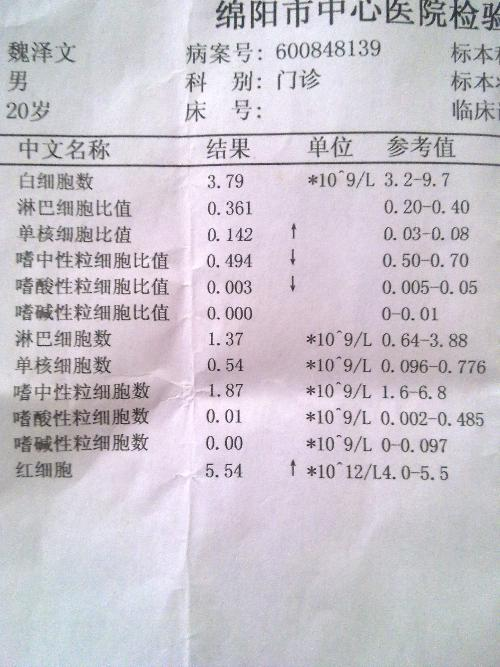
#> input picture flaskocr/upload/bloodtest11.jpg, 500 x 667 px
$ python -i image_processor.py   (imports and definitions only)   (older library calls are emulated)
#> lines starting #> are read from the running program, lines starting #| are printed output that depends on the picture; after the words box and inside, x2 and y2 are one past the last pixel; in counts of white or black regions, pixels touching at a corner belong together
import numpy as np
import cv2
from PIL import Image
from sklearn.mixture import GaussianMixture

class ShadowRemover():

    def __init__(self):
        # Default algorithmic parameters
        self.stride = 20;                 # Number of pixels to skip when performing local analysis
        self.blockSize = self.stride;     # Size of overlapping blocks in local analysis
        self.numOfClusters = 4;           # Number of clusters used for local analysis
        self.maxIters = 100;              # Maximum number of iterations used as stopping condition for GMM clustering.
        self.emEps = 0.1;                # Epsilon threshold used as stopping condition for GMM clustering.
        self.diffThres = 30;
        self.clearThres = 40;


    # [7 lines left out: function GetBlock, not called in this run]

    def PutBlock(self, x, y, newImg, newBlock):
        for i in range(y, y + len(newBlock)):
            newImg[i][x:x+len(newBlock[i - y])] = newBlock[i - y]

    # [55 lines left out: functions ClusterBlock, RemoveShadow, not called in this run]


class ImageProcessor():

    def __init__(self):
        self.shadowRemover = ShadowRemover()

    def findMatrices(self, matrix, edge):
        matrices = [matrix]
        left = [matrix]
        right = [matrix]
        bot = [matrix]
        top = [matrix]

        moveRight = lambda m: np.insert(np.delete(m,0,1), -1, 0, axis=1)
        moveLeft = lambda m: np.insert(np.delete(m,-1,1), 0, 0, axis=1)
        moveTop = lambda m: np.insert(np.delete(m,-1,0), 0, 0, axis=0)
        moveBot = lambda m: np.insert(np.delete(m,0,0), -1, 0, axis=0)

        def loop_side(l, f):
            for _ in range(len(l)):
                m = l.pop(0)
                m = f(m)
                l.append(m)
                matrices.append(m)

        for i in range(1, edge + 1):
            loop_side(right, moveRight)
            loop_side(left, moveLeft)
            loop_side(top, moveTop)
            loop_side(bot, moveBot)

            leftTop = moveTop(left[0])
            left.insert(0, leftTop)
            top.insert(0, leftTop)
            matrices.append(leftTop)

            rightTop = moveTop(right[0])
            right.insert(0, rightTop)
            top.append(rightTop)
            matrices.append(rightTop)

            leftBot = moveBot(left[-1])
            left.append(leftBot)
            bot.insert(0, leftBot)
            matrices.append(leftBot)

            rightBot = moveTop(right[-1])
            right.append(rightBot)
            top.append(rightBot)
            matrices.append(rightBot)

        return matrices

    def contrast_img(self, matrix):

        dst = np.zeros_like(matrix)
        cv2.normalize(matrix, dst, 0, 255, cv2.NORM_MINMAX, cv2.CV_8U)
        matrix = dst

        edge = 2
        matrices = self.findMatrices(matrix, edge)

        mean_matrix = np.sum(matrices, axis=0) / len(matrices)
        demean_matrices = np.array(matrices) - mean_matrix
        std_matrix = np.sum(demean_matrices ** 2, axis=0) ** 0.5
        mean_std = np.mean(std_matrix)

        judge_matrix_dark = np.where((matrix < mean_matrix) & (std_matrix > 0.8 * mean_std), matrix, 0)
        matrix = (matrix - 0.5 * judge_matrix_dark).astype('uint8')

        return matrix

    def init_resize(self, img):
        while len(img) > 1500 or len(img[0]) > 1500:
            img = cv2.resize(img, (int(len(img[0]) / 1.5), int(len(img) / 1.5)))
        return img

    def denoiseOnce(self, matrix, e):
        matrices = self.findMatrices(matrix, e)
        count_black = np.zeros_like(matrix).astype('int64')
        thres = min(e * 2, len(matrices) // 8)
        for m in matrices:
            count_black += np.where(m.astype('int64') < 200, 1, 0)

        matrix = np.where(count_black > thres, matrix, 255).astype('uint8')
    #     Image.fromarray(matrix).show()
        return matrix

    def denoise(self, matrix, edge = 2):
        for e in range(1, edge + 1):
            matrix = self.denoiseOnce(matrix, e)
        for e in range(edge - 1, 0, -1):
            matrix = self.denoiseOnce(matrix, e)
        rt = np.zeros_like(matrix).astype('int64')
        while not np.array_equal(rt, matrix):
            rt = matrix
            matrix = self.denoiseOnce(matrix, 1)
        return matrix


    def generateGray(self, img):
        img = self.init_resize(img)
        matrix = np.array(img)
        matrix = cv2.cvtColor(img, cv2.COLOR_BGR2GRAY)
        matrix = cv2.GaussianBlur(matrix, (7, 7), 0.6)
        matrix = self.contrast_img(matrix)
        # matrix = self.shadowRemover.RemoveShadow(matrix)
        matrix = cv2.adaptiveThreshold(matrix, 255, cv2.ADAPTIVE_THRESH_MEAN_C,
                                     cv2.THRESH_BINARY,
                                     self.shadowRemover.blockSize // 2 * 2 + 1,
                                     25)
        rt = np.zeros_like(matrix).astype('int64')
        edge = min(min(len(matrix), len(matrix[0])) // 100, 3)
        print(edge)
        matrix = self.denoise(matrix, edge)

        varM = cv2.Laplacian(matrix, cv2.CV_64F)
        rt = np.array(matrix).astype('uint8')

        return rt

    # [5 lines left out: function process_image, not called in this run]

>>> import cv2
>>> picture = cv2.imread('upload/bloodtest11.jpg')
#> picture is the input picture: shape (667, 500, 3); mean B, G, R 206, 197.1, 202.6
>>> result = ImageProcessor().generateGray(picture)
#> the loop in findMatrices, `for i in range(1, edge + 1):` made 2 passes
#> pass 2, in findMatrices, `leftTop = moveTop(left[0])`:
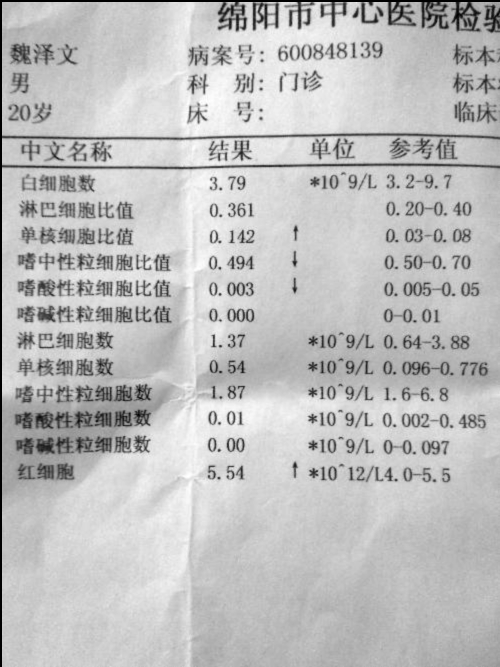
#> leftTop: shape (667, 500); min 0, max 255, mean 190
#> after the loop in findMatrices, `for i in range(1, edge + 1):`: bot = 3 items; left = 5 items; matrices = 25 items; right = 5 items; top = 7 items
#> in contrast_img, `matrices = self.findMatrices(matrix, edge)`: matrices = 25 items
#> in contrast_img, `mean_matrix = np.sum(matrices, axis=0) / len(matrices)`:
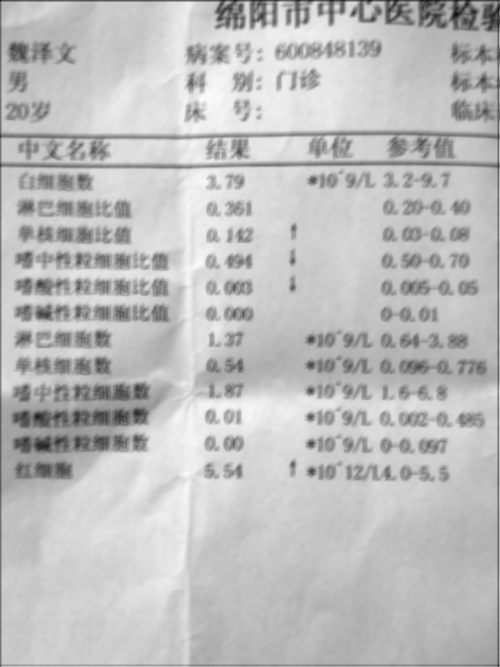
#> mean_matrix: shape (667, 500) float64; min 16.96, max 251.5, mean 190.5
#> in contrast_img, `std_matrix = np.sum(demean_matrices ** 2, axis=0) ** 0.5`:
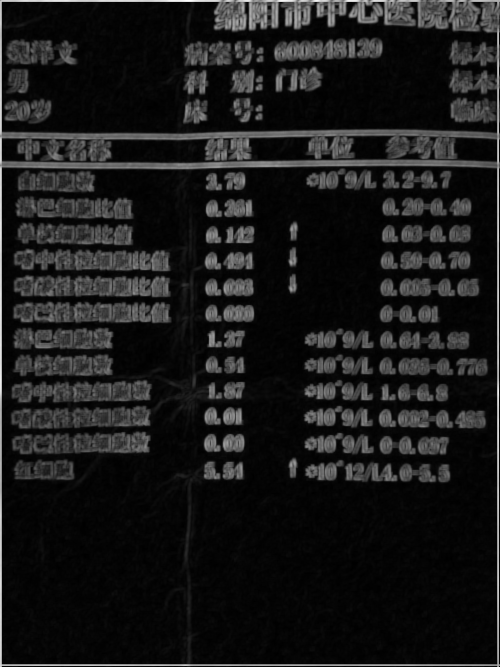
#> std_matrix: shape (667, 500) float64; min 1.36, max 579.9, mean 62; drawn with min black and max white
#> in contrast_img, `mean_std = np.mean(std_matrix)`: mean_std = 62.02
#> in contrast_img, `judge_matrix_dark = np.where((matrix < mean_matrix) & (std_matrix > 0...`:
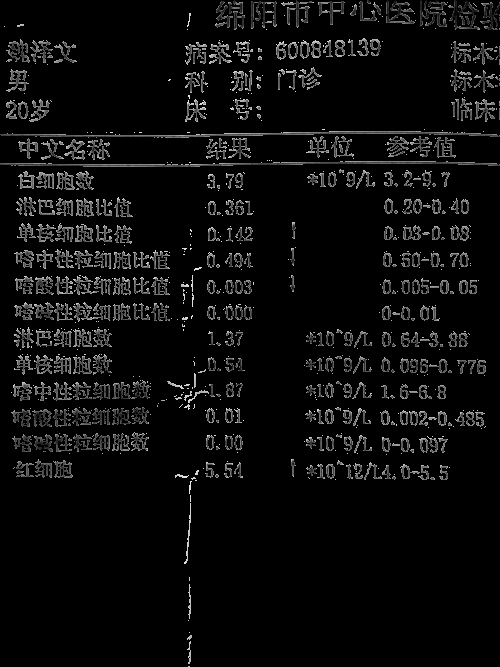
#> judge_matrix_dark: shape (667, 500); min 0, max 247, mean 11.9
#> in generateGray, `matrix = cv2.adaptiveThreshold(matrix, 255, cv2.ADAPTIVE_THRESH_MEAN_C..`:
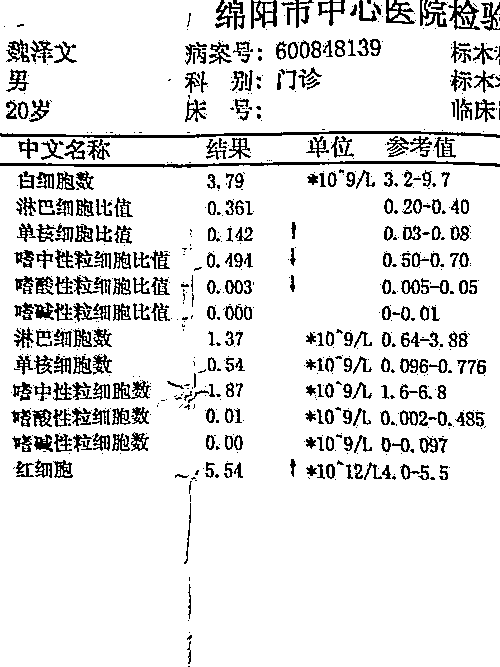
#> matrix: shape (667, 500); 89.2% white; black in thin lines or dots
#> in generateGray, `edge = min(min(len(matrix), len(matrix[0])) // 100, 3)`: edge = 3
#| 3
#> the loop in denoise, `for e in range(1, edge + 1):` made 3 passes
#> thres in denoiseOnce on passes 1 to 3: 1, 3, 6
#> pass 1, in denoiseOnce, `matrix = np.where(count_black > thres, matrix, 255).astype('uint8')`:
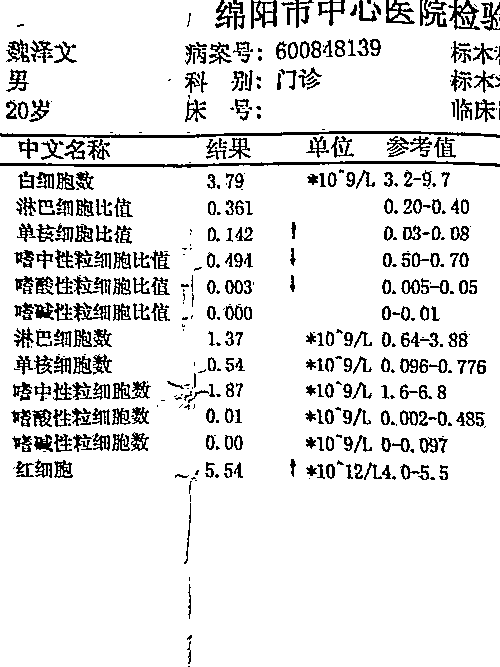
#> matrix: shape (667, 500); 89.3% white; black in thin lines or dots
#> the loop in denoise, `for e in range(edge - 1, 0, -1):` made 2 passes
#> the loop in denoise, `while not np.array_equal(rt, matrix):` made 1 pass
#> in generateGray, `varM = cv2.Laplacian(matrix, cv2.CV_64F)`:
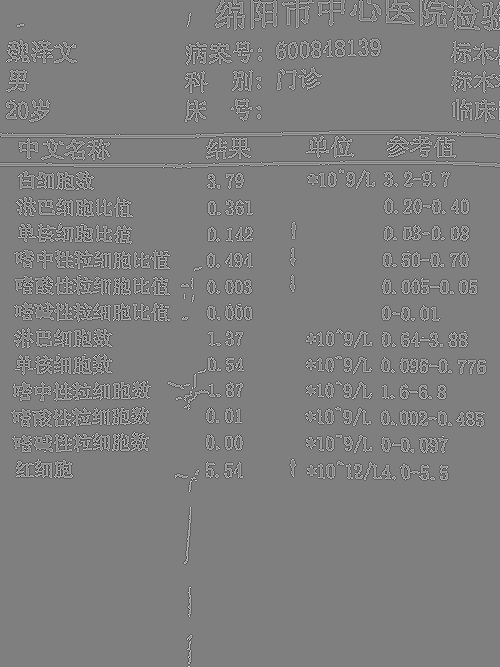
#> varM: shape (667, 500) float64; min -1020, max 1020, mean 0; drawn with min black and max white

$ run again, on flaskocr/upload/bloodtest5.jpg
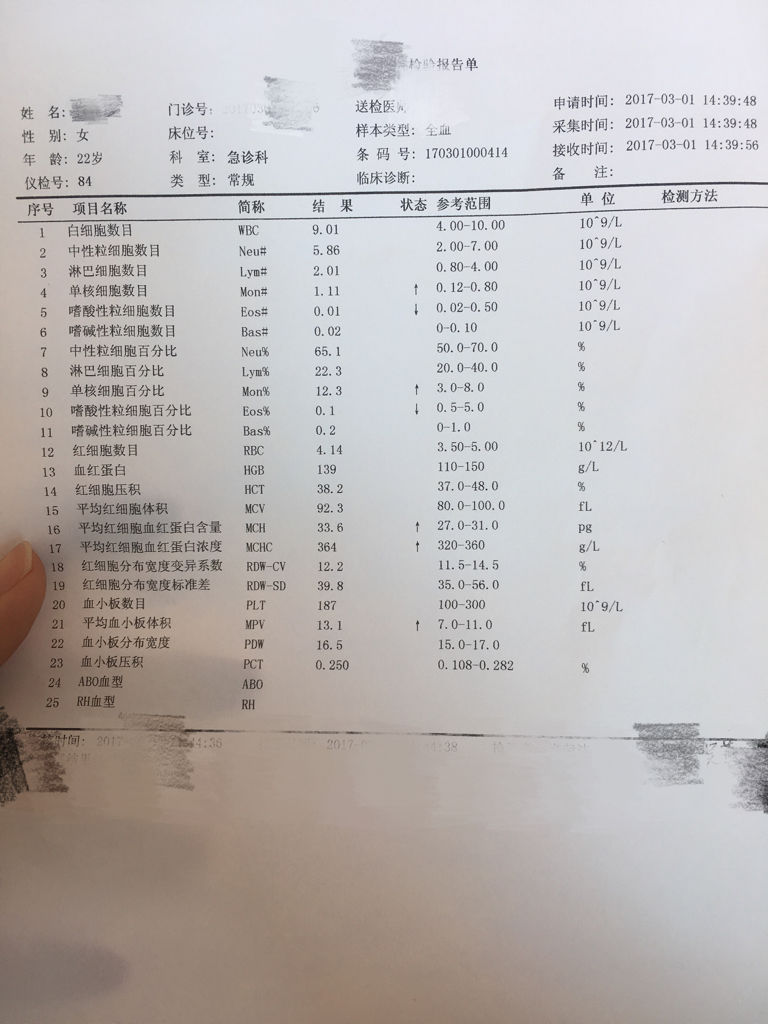
#> input picture flaskocr/upload/bloodtest5.jpg, 768 x 1024 px
#> picture is the input picture: shape (1024, 768, 3); mean B, G, R 181.6, 182.9, 188
#> after the loop in findMatrices, `for i in range(1, edge + 1):`: bot = 3 items; left = 5 items; matrices = 25 items; right = 5 items; top = 7 items
#> in contrast_img, `matrices = self.findMatrices(matrix, edge)`: matrices = 25 items
#> mean_std = 29.83
#> in generateGray, `matrix = cv2.adaptiveThreshold(matrix, 255, cv2.ADAPTIVE_THRESH_MEAN_C..`:
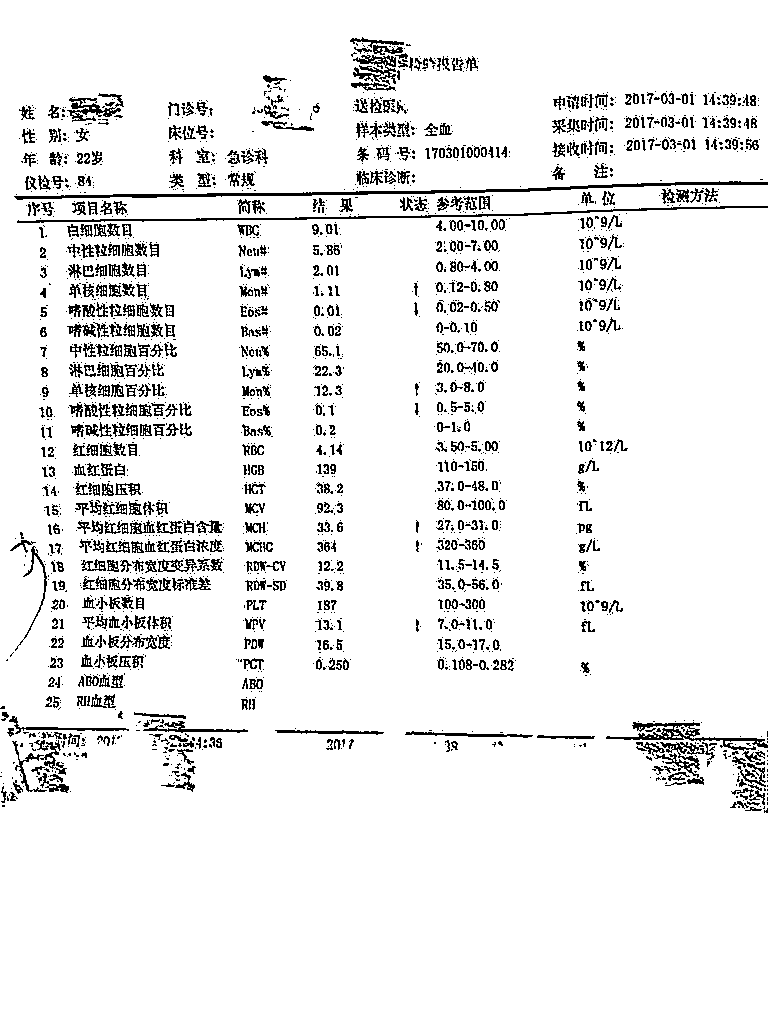
#> matrix: shape (1024, 768); 93% white; black in thin lines or dots, all inside (x1, y1, x2, y2) = (0, 37, 768, 813)
#> edge = 3
#| 3
#> the loop in denoise, `for e in range(1, edge + 1):` made 3 passes
#> thres in denoiseOnce on passes 1 to 3: 1, 3, 6
#> the loop in denoise, `for e in range(edge - 1, 0, -1):` made 2 passes
#> the loop in denoise, `while not np.array_equal(rt, matrix):` made 1 pass
#> in generateGray, `varM = cv2.Laplacian(matrix, cv2.CV_64F)`:
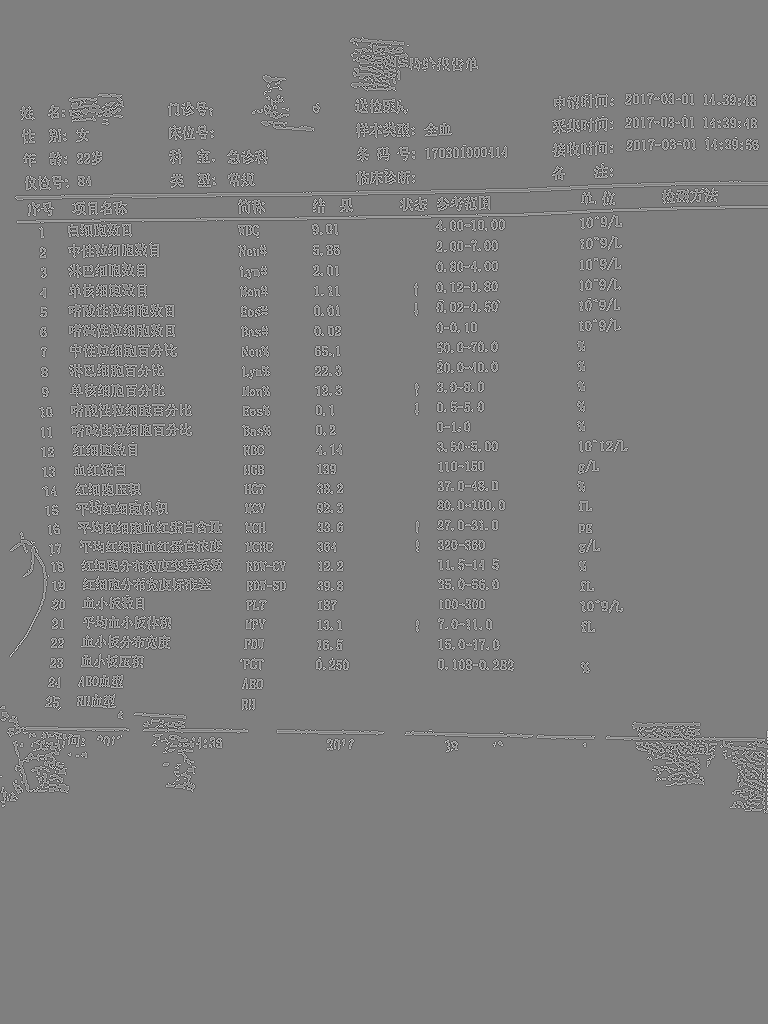
#> varM: shape (1024, 768) float64; min -1020, max 1020, mean 0; drawn with min black and max white
